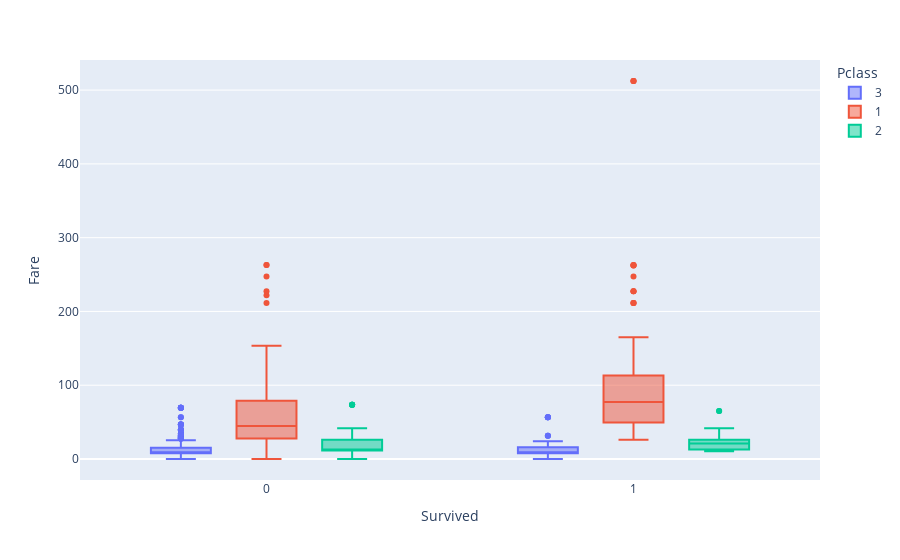

Source (notebook cell):
### Markdown cell above
### Анализ данных

### Code cell
fig = px.box(df, x='Survived', y="Fare",color= 'Pclass')
fig.show()

### Figure 1 — Plotly figure (JSON) as saved in the notebook; plotly's stock layout.template omitted (floating-point values rounded to 4 significant figures; data arrays with more than 128 entries replaced by an {"elided": "..."} marker saying what was removed)
{"data": [{"alignmentgroup": "True", "hovertemplate": "Pclass=3<br>Survived=%{x}<br>Fare=%{y}<extra></extra>", "legendgroup": "3", "marker": {"color": "#636efa"}, "name": "3", "notched": false, "offsetgroup": "3", "orientation": "v", "showlegend": true, "type": "box", "x": {"elided": "491 int values"}, "x0": " ", "xaxis": "x", "y": {"elided": "491 float values"}, "y0": " ", "yaxis": "y"}, {"alignmentgroup": "True", "hovertemplate": "Pclass=1<br>Survived=%{x}<br>Fare=%{y}<extra></extra>", "legendgroup": "1", "marker": {"color": "#EF553B"}, "name": "1", "notched": false, "offsetgroup": "1", "orientation": "v", "showlegend": true, "type": "box", "x": {"elided": "214 int values"}, "x0": " ", "xaxis": "x", "y": {"elided": "214 float values"}, "y0": " ", "yaxis": "y"}, {"alignmentgroup": "True", "hovertemplate": "Pclass=2<br>Survived=%{x}<br>Fare=%{y}<extra></extra>", "legendgroup": "2", "marker": {"color": "#00cc96"}, "name": "2", "notched": false, "offsetgroup": "2", "orientation": "v", "showlegend": true, "type": "box", "x": {"elided": "184 int values"}, "x0": " ", "xaxis": "x", "y": {"elided": "184 float values"}, "y0": " ", "yaxis": "y"}], "layout": {"boxmode": "group", "legend": {"title": {"text": "Pclass"}, "tracegroupgap": 0}, "margin": {"t": 60}, "xaxis": {"anchor": "y", "domain": [0, 1], "title": {"text": "Survived"}}, "yaxis": {"anchor": "x", "domain": [0, 1], "title": {"text": "Fare"}}}}
